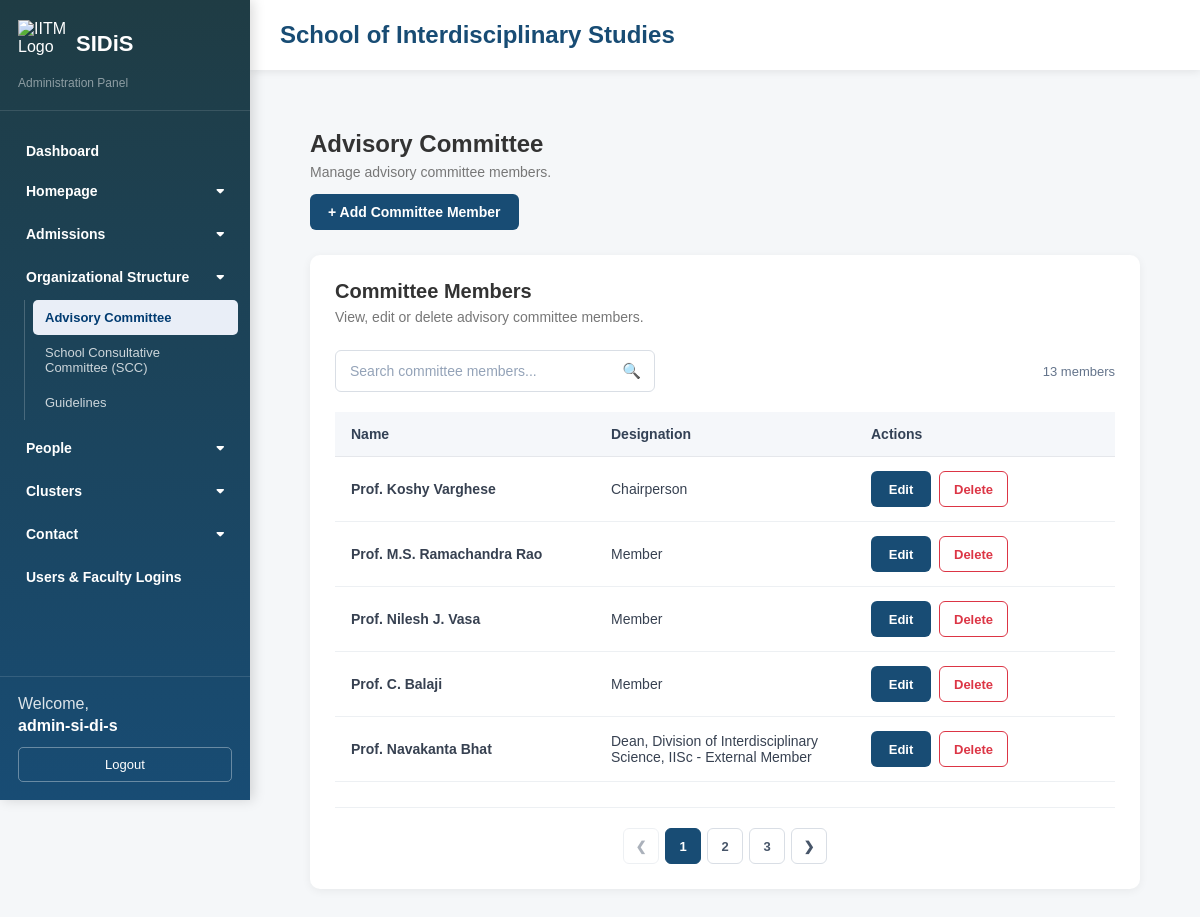
Screenshot of /admin/committee.php (signed in) with the database file from the repository.
### tables this page shows
CREATE TABLE `advisory_committee` (
  `id` int UNSIGNED NOT NULL,
  `name` varchar(255) NOT NULL,
  `designation` varchar(255) NOT NULL
);

### admin/committee.php (the view, shortened to what this page needs)
<?php
require_once __DIR__ . '/../config.php';
$sql = "
    SELECT
        id,
        name,
        designation
    FROM advisory_committee
    ORDER BY id ASC
";
$stmt = $pdo->prepare($sql);
$stmt->execute();
$committeeMembers = $stmt->fetchAll(PDO::FETCH_ASSOC);
include 'header.php';
?>
<div class="dashboard-content">
    <div class="page-header">
        <div>
            <h2>Advisory Committee</h2>
            <p>
                Manage advisory committee members.
            </p>
        </div>
        <div>
            <a href="addcommittee.php" class="btn-add">
                + Add Committee Member
            </a>
        </div>
    </div>
    <div class="dashboard-card">
        <div class="card-header">
            <div>
                <h3>Committee Members</h3>
                <p>
                    View, edit or delete advisory committee members.
                </p>
            </div>
        </div>
        <?php if (!empty($committeeMembers)): ?>
            <div class="table-toolbar">
                <div class="table-search">
                    <input
                        type="text"
                        id="committeeSearch"
                        class="table-search-input"
                        placeholder="Search committee members..."
                        autocomplete="off"
                    >
                    <span class="table-search-icon">
                    </span>
                </div>
                <div
                    id="committeeSearchCount"
                    class="search-result-count"
                ></div>
            </div>
            <div class="table-wrapper">
                <table
                    class="data-table"
                    id="committeeTable"
                >
                    <thead>
                        <tr>
                            <th>Name</th>
                            <th>Designation</th>
                            <th>Actions</th>
                        </tr>
                    </thead>
                    <tbody id="committeeTableBody">
                        <?php foreach ($committeeMembers as $member): ?>
                            <tr class="committee-row">
                                <td>
                                    <strong>
                                        <?= htmlspecialchars(
                                            $member['name'],
                                            ENT_QUOTES,
                                            'UTF-8'
                                        ) ?>
                                    </strong>
                                </td>
                                <td>
                                    <?= htmlspecialchars(
                                        $member['designation'],
                                        ENT_QUOTES,
                                        'UTF-8'
                                    ) ?>
                                </td>
                                <td>
                                    <div class="table-actions">
                                        <a
                                            href="editcommittee.php?id=<?= (int)$member['id'] ?>"
                                            class="btn-edit"
                                        >
                                            Edit
                                        </a>
                                        <button
                                            type="button"
                                            class="btn-delete"
                                            onclick="openDeleteModal(
                                                <?= (int)$member['id'] ?>,
                                                <?= htmlspecialchars(
                                                    json_encode(
                                                        $member['name'],
                                                        JSON_HEX_TAG |
                                                        JSON_HEX_AMP |
                                                        JSON_HEX_APOS |
                                                        JSON_HEX_QUOT
                                                    ),
                                                    ENT_QUOTES,
                                                    'UTF-8'
                                                ) ?>
                                            )"
                                        >
                                            Delete
                                        </button>
                                    </div>
                                </td>
                            </tr>
                        <?php endforeach; ?>
                    </tbody>
                </table>
            </div>
            <div
                id="committeePagination"
                class="table-pagination"
            ></div>
        <?php endif; ?>
    </div>
</div>
<?php include 'footer.php'; ?>

### admin/style.css (style rules this page uses)
* { box-sizing: border-box; }
body { margin: 0; font-family: Arial, Helvetica, sans-serif; background: #f5f7f9; color: #333; }
.dashboard-content { padding: 30px; }
.page-header { margin-bottom: 25px; }
.page-header h2 { margin: 0; font-size: 24px; font-weight: 600; }
.page-header p { margin-top: 6px; color: #777; font-size: 14px; }
.dashboard-card { background: #fff; border-radius: 10px; padding: 25px; margin-bottom: 25px; box-shadow: 0 2px 10px rgba(0, 0, 0, 0.06); }
.card-header { margin-bottom: 25px; }
.card-header h3 { margin: 0; font-size: 20px; font-weight: 600; }
.card-header p { color: #777; margin-top: 6px; font-size: 14px; }
.table-wrapper { width: 100%; overflow-x: auto; margin-top: 20px; }
.data-table { width: 100%; border-collapse: separate; border-spacing: 0; table-layout: fixed; }
.data-table thead th { background: #f5f7fa; color: #334155; font-size: 14px; font-weight: 600; text-align: left; padding: 14px 16px; border-bottom: 1px solid #e5e7eb; white-space: nowrap; }
.data-table tbody td { padding: 14px 16px; border-bottom: 1px solid #edf0f3; vertical-align: middle; color: #374151; font-size: 14px; }
.table-actions { display: flex; align-items: center; gap: 8px; white-space: nowrap; }
.btn-edit { display: inline-flex; align-items: center; justify-content: center; min-width: 60px; height: 36px; padding: 0 14px; background: #184c74; color: #ffffff; border: none; border-radius: 6px; font-size: 13px; font-weight: 600; text-decoration: none; cursor: pointer; transition: all 0.2s ease; }
.btn-delete { display: inline-flex; align-items: center; justify-content: center; min-width: 65px; height: 36px; padding: 0 14px; background: #ffffff; color: #dc3545; border: 1px solid #dc3545; border-radius: 6px; font-size: 13px; font-weight: 600; cursor: pointer; transition: all 0.2s ease; }
.btn-add { display: inline-flex; align-items: center; justify-content: center; gap: 6px; padding: 10px 18px; background: #184c74; color: #ffffff; border-radius: 6px; font-size: 14px; font-weight: 600; text-decoration: none; transition: all 0.2s ease; }
.table-toolbar { display: flex; align-items: center; justify-content: space-between; gap: 20px; margin: 20px 0; }
.table-search { position: relative; width: 320px; }
.table-search-input { width: 100%; height: 42px; padding: 0 42px 0 14px; border: 1px solid #d9dee5; border-radius: 6px; background: #ffffff; color: #334155; font-size: 14px; outline: none; transition: border-color 0.2s ease, box-shadow 0.2s ease; }
.table-search-input::placeholder { color: #94a3b8; }
.table-search-icon { position: absolute; right: 14px; top: 50%; transform: translateY(-50%); color: #64748b; font-size: 15px; pointer-events: none; }
.search-result-count { color: #64748b; font-size: 13px; }
.table-pagination { display: flex; align-items: center; justify-content: center; gap: 6px; margin-top: 25px; padding-top: 20px; border-top: 1px solid #edf0f3; }

### rows the page displays
advisory_committee: name "Prof. Koshy Varghese", designation "Chairperson"
advisory_committee: name "Prof. M.S. Ramachandra Rao", designation "Member"
advisory_committee: name "Prof. Nilesh J. Vasa", designation "Member"
advisory_committee: name "Prof. C. Balaji", designation "Member"
advisory_committee: name "Prof. Navakanta Bhat", designation "Dean, Division of Interdisciplinary Science, IISc - External Member"

### other values shown
$section "Homepage"
$section "Admissions"
$section "Organizational Structure"
$pageTitle "Advisory Committee"
$pageTitle "School Consultative Committee (SCC)"
$pageTitle "Guidelines"
$section "People"
$section "Clusters"
$section "Contact"
$_SESSION['admin_username'] "admin-si-di-s"
